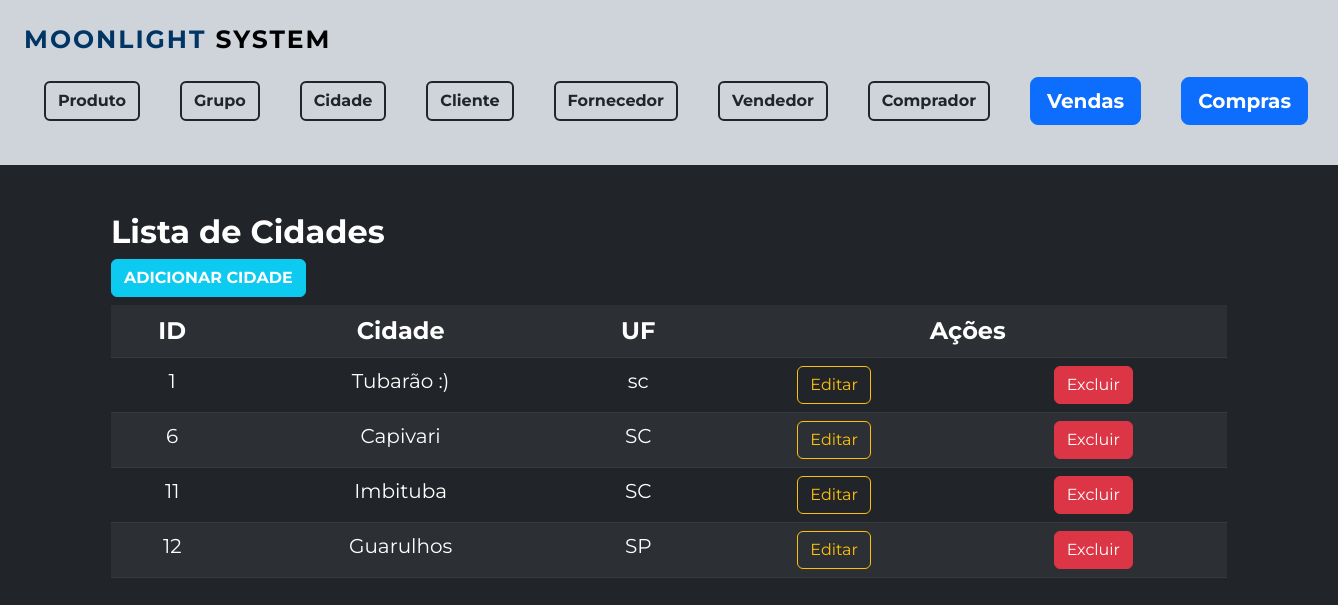
The app's page /Cidade/formListaCidade.php, older data.
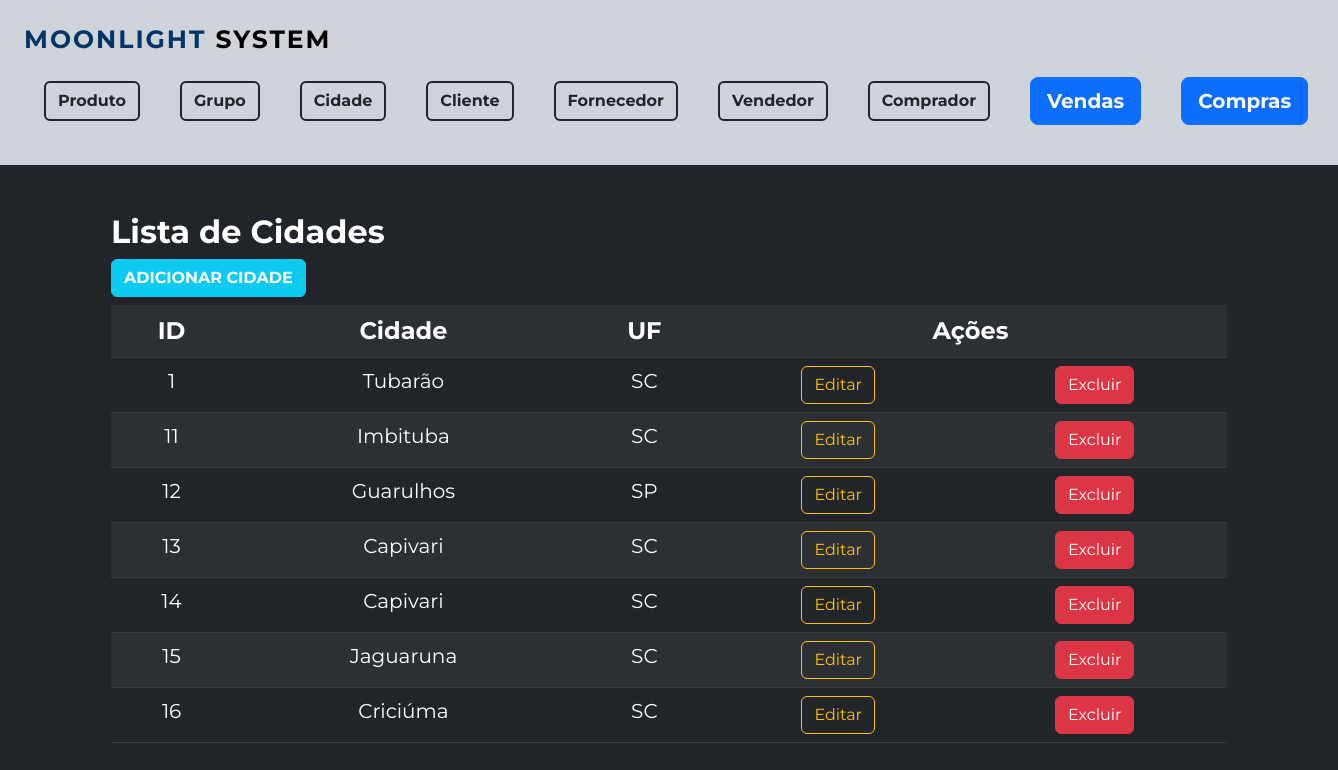
The same page, newer data.
### tables this page shows
CREATE TABLE `tb_cidade` (
  `id_cidade` int(11) NOT NULL,
  `nm_cidade` varchar(55) DEFAULT NULL,
  `uf_cidade` varchar(2) DEFAULT NULL,
  `dt_cadastro` int(20) NOT NULL
);

### Cidade/formListaCidade.php (the view, shortened to what this page needs)
<?php
 include '../formMenu.php';
 include '../conexao/conecta.php';
  $sql = "SELECT id_cidade, nm_cidade, uf_cidade FROM tb_cidade ";
  $resultado=mysqli_query($conexao, $sql);
?>
<div class="container pt-5">
	<h2 class="fw-bold"> Lista de Cidades</h2>
	<a href="formCidade.php" class="btn btn-info fw-bold text-white mb-2">ADICIONAR CIDADE</a>
	<table class="table table-striped table-dark container text-center">
		<tr class="fs-4">
			<th>ID </th>
			<th>Cidade </th>
		<th>UF </th>
			<th colspan="2">Ações</th>
		</tr>
		<?php
			while ( $item=mysqli_fetch_array($resultado)) {
				echo "<tr class='fs-5'>";
				echo "<td> $item[id_cidade] </td>";
				echo "<td> $item[nm_cidade] </td>";
			echo "<td> $item[uf_cidade] </td>";
				echo "<td><a href='formCidade.php?id=$item[id_cidade]' class='btn btn-outline-warning'>Editar</a></td>";
				echo "<td><a href='formExcluirCidade.php?id=$item[id_cidade]' class='btn btn-danger'>Excluir</a></td>";
			}
	?>
	</table>
</div>

Row changes from the older to the newer data that the page shows:
removed tb_cidade: id_cidade "6", nm_cidade "Capivari", uf_cidade "SC"
changed tb_cidade id 1: nm_cidade "Tubarão :)" → "Tubarão"; uf_cidade "sc" → "SC"
added tb_cidade: id_cidade "13", nm_cidade "Capivari", uf_cidade "SC"
added tb_cidade: id_cidade "14", nm_cidade "Capivari", uf_cidade "SC"
added tb_cidade: id_cidade "15", nm_cidade "Jaguaruna", uf_cidade "SC"
added tb_cidade: id_cidade "16", nm_cidade "Criciúma", uf_cidade "SC"
